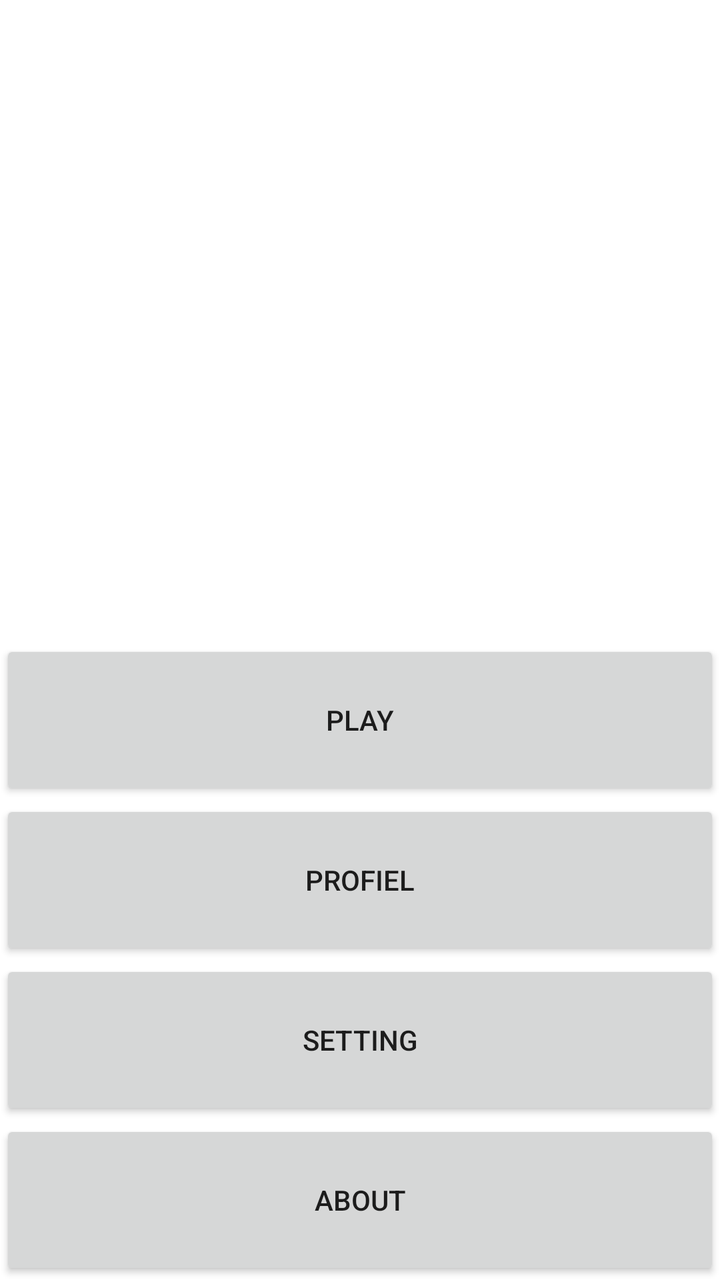
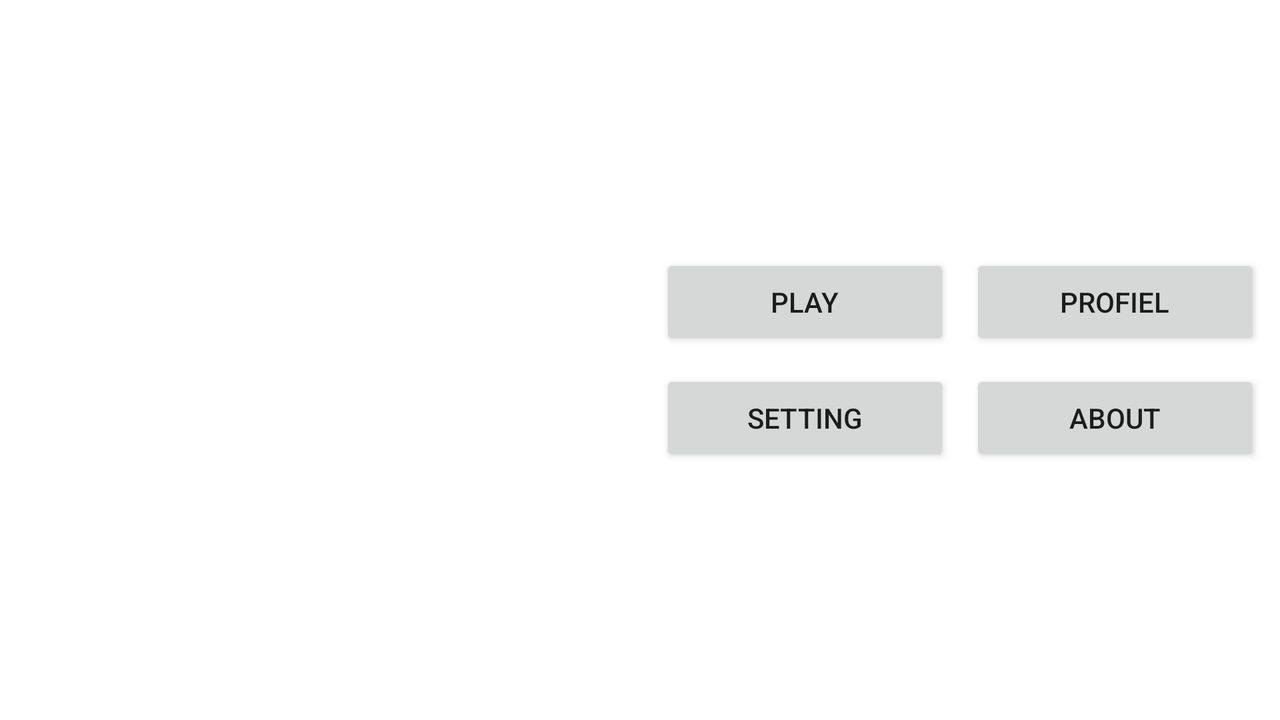

First picture: res/layout/ on a phone held upright. Second picture: the repository's own variant of that layout, on a device whose configuration matches the variant's folder. Source for both follows.
<!-- AndroidManifest.xml: application theme Theme.AppEnsayo -->
<!-- res/layout/activity_main.xml -->
<?xml version="1.0" encoding="utf-8"?>
<LinearLayout xmlns:android="http://schemas.android.com/apk/res/android"
    xmlns:app="http://schemas.android.com/apk/res-auto"
    xmlns:tools="http://schemas.android.com/tools"
    android:layout_width="match_parent"
    android:layout_height="match_parent"
    tools:context=".MainActivity"
    android:orientation="vertical"
    android:layout_margin="20dp">


    <LinearLayout
        android:layout_width="wrap_content"
        android:layout_height="0dp"
        android:layout_weight="50"
        android:layout_gravity="center">

        <ImageView
            android:layout_width="match_parent"
            android:layout_height="match_parent"
            android:src="@drawable/logo_twitch"
            >

        </ImageView>

    </LinearLayout>


    <LinearLayout
        android:layout_width="match_parent"
        android:layout_height="0dp"
        android:orientation="vertical"
        android:layout_weight="50">

    <Button
            android:id="@+id/btn_jugar"
            android:layout_width="match_parent"
            android:layout_height="0dp"
            android:text="@string/txt_play"
            android:layout_weight="25"
            >

        </Button>

        <Button
            android:id="@+id/btn_perfil"
            android:layout_width="match_parent"
            android:layout_height="0dp"
            android:text="@string/txt_profile"
            android:layout_weight="25">

        </Button>
        <Button
            android:id="@+id/btn_ajustes"
            android:layout_width="match_parent"
            android:layout_height="0dp"
            android:text="@string/txt_setting"
            android:layout_weight="25">

        </Button>

        <Button
            android:id="@+id/btn_acerca_de"
            android:layout_width="match_parent"
            android:layout_height="0dp"
            android:text="@string/txt_about"
            android:layout_weight="25">

        </Button>
    </LinearLayout>

</LinearLayout>
<!-- resources referenced by this layout -->
<resources>
  <string name="txt_about">ABOUT</string>
  <string name="txt_play">PLAY</string>
  <string name="txt_profile">PROFIEL</string>
  <string name="txt_setting">SETTING</string>
  <style name="Theme.AppEnsayo" parent="Theme.MaterialComponents.DayNight.DarkActionBar">
          
          <item name="colorPrimary">@color/purple_500</item>
          <item name="colorPrimaryVariant">@color/purple_700</item>
          <item name="colorOnPrimary">@color/white</item>
          
          <item name="colorSecondary">@color/teal_200</item>
          <item name="colorSecondaryVariant">@color/teal_700</item>
          <item name="colorOnSecondary">@color/black</item>
          
          <item name="android:statusBarColor" tools:targetApi="l">?attr/colorPrimaryVariant</item>
          
      </style>
  <color name="purple_500">#FF6200EE</color>
  <color name="purple_700">#FF3700B3</color>
  <color name="white">#FFFFFFFF</color>
  <color name="teal_200">#FF03DAC5</color>
  <color name="teal_700">#FF018786</color>
  <color name="black">#FF000000</color>
</resources>
<!-- res/layout-land/activity_main.xml (the author's variant of the layout above) -->
<!-- drawn on the phone turned sideways -->
<?xml version="1.0" encoding="utf-8"?>
<LinearLayout xmlns:android="http://schemas.android.com/apk/res/android"
    xmlns:app="http://schemas.android.com/apk/res-auto"
    xmlns:tools="http://schemas.android.com/tools"
    android:layout_width="match_parent"
    android:layout_height="match_parent"
    android:layout_margin="30dp"
    android:orientation="horizontal"
    tools:context=".MainActivity">


    <LinearLayout
        android:layout_width="0dp"
        android:layout_height="wrap_content"
        android:layout_gravity="center"
        android:layout_weight="50"
        android:layout_margin="10dp">

        <ImageView
            android:layout_width="match_parent"
            android:layout_height="match_parent"
            android:src="@drawable/logo_twitch">

        </ImageView>

    </LinearLayout>


    <LinearLayout
        android:layout_width="0dp"
        android:layout_height="match_parent"
        android:layout_weight="50"
        android:orientation="vertical"
        android:layout_margin="10dp"
        >

        <LinearLayout
            android:layout_width="match_parent"
            android:layout_height="0dp"
            android:layout_weight="50"
            android:orientation="horizontal"
            android:gravity="bottom"
            >

            <Button
                android:id="@+id/btn_jugar"
                android:layout_width="0dp"
                android:layout_height="wrap_content"
                android:layout_weight="50"
                android:text="@string/txt_play"
                android:layout_marginRight="10dp">

            </Button>

            <Button
                android:id="@+id/btn_perfil"
                android:layout_width="0dp"
                android:layout_height="wrap_content"
                android:layout_weight="50"
                android:text="@string/txt_profile">

            </Button>


        </LinearLayout>

        <LinearLayout
            android:layout_width="match_parent"
            android:layout_height="0dp"
            android:layout_weight="50"
            android:orientation="horizontal"
            android:gravity="top"
            android:layout_marginTop="10dp">


            <Button
                android:id="@+id/btn_ajustes"
                android:layout_width="0dp"
                android:layout_height="wrap_content"
                android:layout_weight="50"
                android:text="@string/txt_setting"
                android:layout_marginRight="10dp">

            </Button>

            <Button
                android:id="@+id/btn_acerca_de"
                android:layout_width="0dp"
                android:layout_height="wrap_content"
                android:layout_weight="50"
                android:text="@string/txt_about">

            </Button>
        </LinearLayout>

    </LinearLayout>

</LinearLayout>
